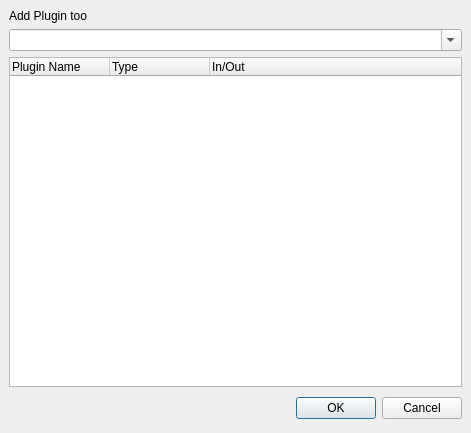
<?xml version="1.0" encoding="UTF-8"?>
<ui version="4.0">
 <class>PluginSelectorDialog</class>
 <widget class="QDialog" name="PluginSelectorDialog">
  <property name="geometry">
   <rect>
    <x>0</x>
    <y>0</y>
    <width>471</width>
    <height>433</height>
   </rect>
  </property>
  <property name="windowTitle">
   <string>Plugin Selector</string>
  </property>
  <layout class="QVBoxLayout">
   <property name="spacing">
    <number>6</number>
   </property>
   <property name="leftMargin">
    <number>9</number>
   </property>
   <property name="topMargin">
    <number>9</number>
   </property>
   <property name="rightMargin">
    <number>9</number>
   </property>
   <property name="bottomMargin">
    <number>9</number>
   </property>
   <item>
    <widget class="QLabel" name="objectToAddPluginTooLabel">
     <property name="text">
      <string>Add Plugin too</string>
     </property>
    </widget>
   </item>
   <item>
    <widget class="QComboBox" name="searchComboBox">
     <property name="minimumSize">
      <size>
       <width>320</width>
       <height>0</height>
      </size>
     </property>
     <property name="toolTip">
      <string>Plugin search string</string>
     </property>
     <property name="editable">
      <bool>true</bool>
     </property>
    </widget>
   </item>
   <item>
    <widget class="QTreeWidget" name="pluginTreeWidget">
     <column>
      <property name="text">
       <string>Plugin Name</string>
      </property>
     </column>
     <column>
      <property name="text">
       <string>Type</string>
      </property>
     </column>
     <column>
      <property name="text">
       <string>In/Out</string>
      </property>
     </column>
    </widget>
   </item>
   <item>
    <layout class="QHBoxLayout">
     <property name="spacing">
      <number>6</number>
     </property>
     <property name="leftMargin">
      <number>0</number>
     </property>
     <property name="topMargin">
      <number>0</number>
     </property>
     <property name="rightMargin">
      <number>0</number>
     </property>
     <property name="bottomMargin">
      <number>0</number>
     </property>
     <item>
      <spacer>
       <property name="orientation">
        <enum>Qt::Horizontal</enum>
       </property>
       <property name="sizeHint" stdset="0">
        <size>
         <width>131</width>
         <height>31</height>
        </size>
       </property>
      </spacer>
     </item>
     <item>
      <widget class="QPushButton" name="okButton">
       <property name="text">
        <string>OK</string>
       </property>
      </widget>
     </item>
     <item>
      <widget class="QPushButton" name="cancelButton">
       <property name="text">
        <string>Cancel</string>
       </property>
      </widget>
     </item>
    </layout>
   </item>
  </layout>
 </widget>
 <resources/>
 <connections>
  <connection>
   <sender>cancelButton</sender>
   <signal>clicked()</signal>
   <receiver>PluginSelectorDialog</receiver>
   <slot>reject()</slot>
   <hints>
    <hint type="sourcelabel">
     <x>421</x>
     <y>401</y>
    </hint>
    <hint type="destinationlabel">
     <x>179</x>
     <y>282</y>
    </hint>
   </hints>
  </connection>
  <connection>
   <sender>okButton</sender>
   <signal>clicked()</signal>
   <receiver>PluginSelectorDialog</receiver>
   <slot>accept()</slot>
   <hints>
    <hint type="sourcelabel">
     <x>335</x>
     <y>401</y>
    </hint>
    <hint type="destinationlabel">
     <x>96</x>
     <y>254</y>
    </hint>
   </hints>
  </connection>
  <connection>
   <sender>pluginTreeWidget</sender>
   <signal>activated(QModelIndex)</signal>
   <receiver>okButton</receiver>
   <slot>click()</slot>
   <hints>
    <hint type="sourcelabel">
     <x>330</x>
     <y>224</y>
    </hint>
    <hint type="destinationlabel">
     <x>311</x>
     <y>389</y>
    </hint>
   </hints>
  </connection>
 </connections>
</ui>
